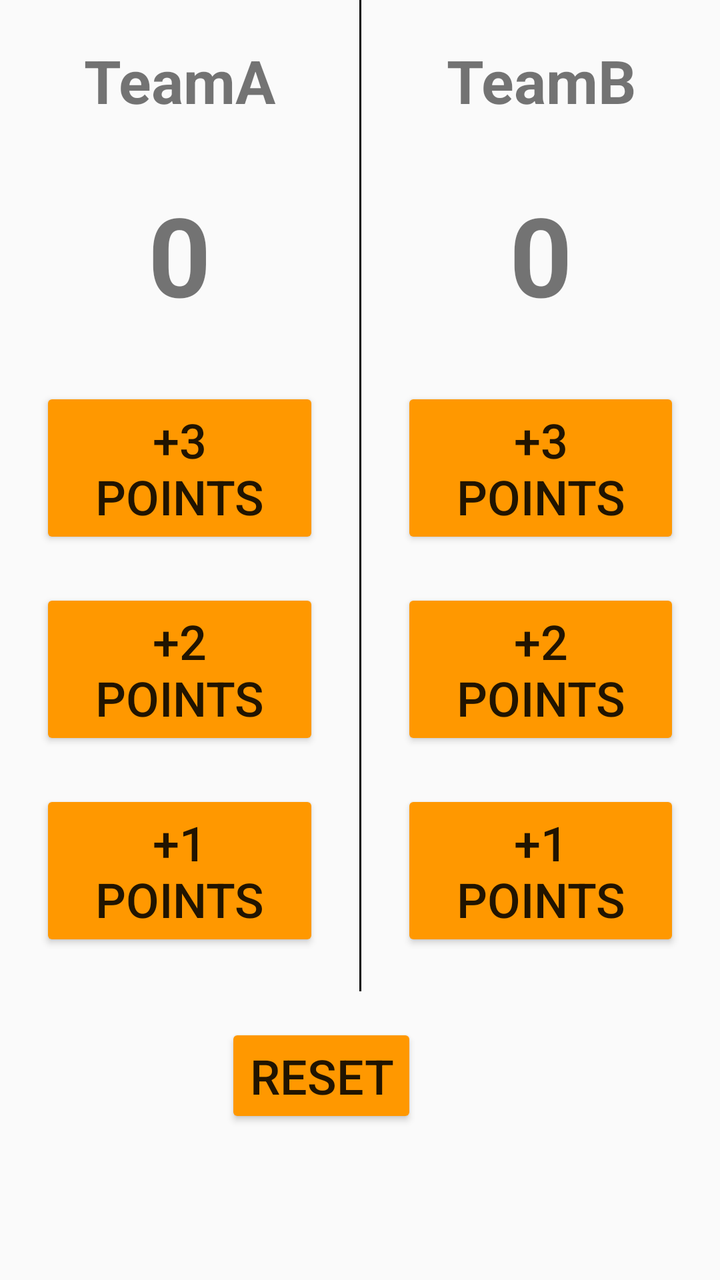
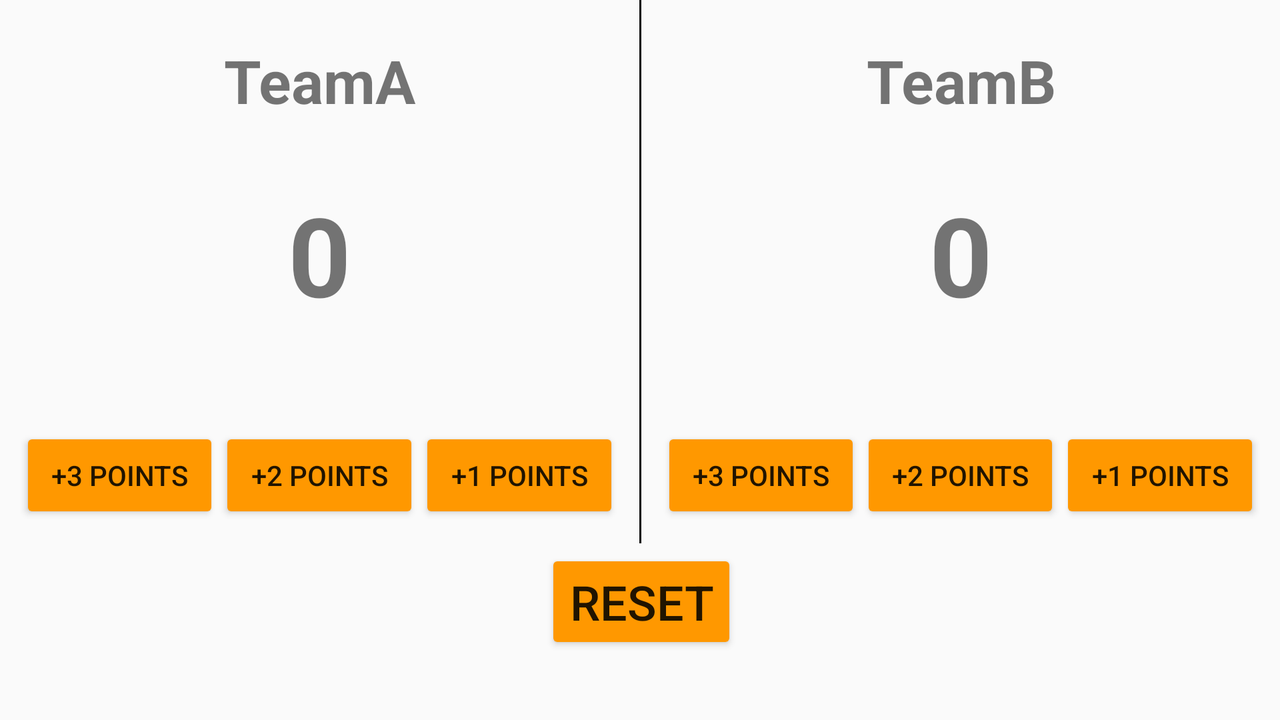

Compare how this app lays out the same screen by default and in its alternative resource folder. The renders come first, then the two layout files and the values they reference.
<!-- AndroidManifest.xml: application theme AppTheme -->
<!-- res/layout/activity_main3.xml -->
<?xml version="1.0" encoding="utf-8"?>
<LinearLayout xmlns:android="http://schemas.android.com/apk/res/android"
    xmlns:app="http://schemas.android.com/apk/res-auto"
    xmlns:tools="http://schemas.android.com/tools"
    android:layout_width="match_parent"
    android:layout_height="match_parent"
    android:orientation="vertical"
    tools:context=".Main3Activity">

    <LinearLayout
        android:layout_width="match_parent"
        android:layout_height="wrap_content"
        android:orientation="horizontal">

        <LinearLayout
            android:layout_width="match_parent"
            android:layout_height="match_parent"
            android:layout_weight="1"
            android:orientation="vertical"
            android:padding="10dp">

            <TextView
                android:id="@+id/textView5"
                android:layout_width="match_parent"
                android:layout_height="wrap_content"
                android:layout_gravity="center"
                android:gravity="center"
                android:padding="10dp"
                android:text="@string/team"
                android:textSize="30sp"
                android:textStyle="bold" />

            <TextView
                android:id="@+id/textView6"
                android:layout_width="match_parent"
                android:layout_height="wrap_content"
                android:layout_margin="10dp"
                android:gravity="center"
                android:padding="10dp"
                android:text="@string/score"
                android:textSize="55sp"
                android:textStyle="bold" />

            <Button
                android:id="@+id/button6"
                android:layout_width="match_parent"
                android:layout_height="wrap_content"
                android:layout_margin="10dp"
                android:onClick="Click3"
                android:text="@string/add1"
                android:textSize="24sp" />

            <Button
                android:id="@+id/button7"
                android:layout_width="match_parent"
                android:layout_height="wrap_content"
                android:layout_margin="10dp"
                android:onClick="Click2"
                android:text="@string/add2"
                android:textSize="24sp" />

            <Button
                android:id="@+id/button8"
                android:layout_width="match_parent"
                android:layout_height="wrap_content"
                android:layout_margin="10dp"
                android:onClick="Click1"
                android:text="@string/add3"
                android:textSize="24sp" />
        </LinearLayout>

        <LinearLayout
            android:layout_width="1dp"
            android:layout_height="match_parent"
            android:layout_weight="0"
            android:background="#050505"
            android:orientation="horizontal"></LinearLayout>

        <LinearLayout
            android:layout_width="match_parent"
            android:layout_height="match_parent"
            android:layout_weight="1"
            android:orientation="vertical"
            android:padding="10dp">

            <TextView
                android:id="@+id/textView3"
                android:layout_width="match_parent"
                android:layout_height="wrap_content"
                android:layout_gravity="center"
                android:gravity="center"
                android:padding="10dp"
                android:text="@string/team2"
                android:textSize="30sp"
                android:textStyle="bold" />

            <TextView
                android:id="@+id/textView4"
                android:layout_width="match_parent"
                android:layout_height="wrap_content"
                android:layout_margin="10dp"
                android:gravity="center"
                android:padding="10dp"
                android:text="@string/score"
                android:textSize="55sp"
                android:textStyle="bold" />

            <Button
                android:id="@+id/button2"
                android:layout_width="match_parent"
                android:layout_height="wrap_content"
                android:layout_margin="10dp"
                android:onClick="Click33"
                android:text="@string/add1"
                android:textSize="24sp" />

            <Button
                android:id="@+id/button3"
                android:layout_width="match_parent"
                android:layout_height="wrap_content"
                android:layout_margin="10dp"
                android:onClick="Click22"
                android:text="@string/add2"
                android:textSize="24sp" />

            <Button
                android:id="@+id/button4"
                android:layout_width="match_parent"
                android:layout_height="wrap_content"
                android:layout_margin="10dp"
                android:onClick="Click11"
                android:text="@string/add3"
                android:textSize="24sp" />
        </LinearLayout>
    </LinearLayout>

    <androidx.constraintlayout.widget.ConstraintLayout
        android:layout_width="match_parent"
        android:layout_height="0dp"
        android:layout_weight="1">

        <Button
            android:id="@+id/button9"
            android:layout_width="wrap_content"
            android:layout_height="wrap_content"
            android:layout_marginStart="165dp"
            android:layout_marginLeft="165dp"
            android:layout_marginEnd="159dp"
            android:layout_marginRight="159dp"
            android:layout_marginBottom="76dp"
            android:onClick="Click4"
            android:text="@string/reset"
            android:textSize="24sp"
            app:layout_constraintBottom_toBottomOf="parent"
            app:layout_constraintEnd_toEndOf="parent"
            app:layout_constraintHorizontal_bias="0.875"
            app:layout_constraintStart_toStartOf="parent" />
    </androidx.constraintlayout.widget.ConstraintLayout>
</LinearLayout>
<!-- resources referenced by this layout -->
<resources>
  <string name="add1">+3 POINTS</string>
  <string name="add2">+2 POINTS</string>
  <string name="add3">+1 POINTS</string>
  <string name="reset">RESET</string>
  <string name="score">0</string>
  <string name="team">TeamA</string>
  <string name="team2">TeamB</string>
  <style name="AppTheme" parent="Theme.AppCompat.Light.DarkActionBar">
          
          <item name="colorPrimary">@color/colorPrimary</item>
          <item name="colorPrimaryDark">@color/colorPrimaryDark</item>
          <item name="colorAccent">@color/colorAccent</item>
          <item name="colorButtonNormal">@color/OrangeDark</item>
      </style>
  <color name="colorPrimary">#008577</color>
  <color name="colorPrimaryDark">#00574B</color>
  <color name="colorAccent">#D81B60</color>
  <color name="OrangeDark">#FF9800</color>
</resources>
<!-- res/layout-land/activity_main3.xml (the repository's variant of the layout above) -->
<!-- drawn on the phone turned sideways -->
<?xml version="1.0" encoding="utf-8"?>
<LinearLayout xmlns:android="http://schemas.android.com/apk/res/android"
    xmlns:app="http://schemas.android.com/apk/res-auto"
    xmlns:tools="http://schemas.android.com/tools"
    android:layout_width="match_parent"
    android:layout_height="match_parent"
    android:orientation="vertical"
    tools:context=".Main3Activity">

    <LinearLayout
        android:layout_width="match_parent"
        android:layout_height="wrap_content"
        android:orientation="horizontal">

        <LinearLayout
            android:layout_width="match_parent"
            android:layout_height="match_parent"
            android:layout_weight="1"
            android:orientation="vertical"
            android:padding="10dp">

            <TextView
                android:id="@+id/textView5"
                android:layout_width="match_parent"
                android:layout_height="wrap_content"
                android:layout_gravity="center"
                android:gravity="center"
                android:padding="10dp"
                android:text="@string/team"
                android:textSize="30sp"
                android:textStyle="bold" />

            <TextView
                android:id="@+id/textView6"
                android:layout_width="match_parent"
                android:layout_height="wrap_content"
                android:layout_margin="10dp"
                android:gravity="center"
                android:padding="10dp"
                android:text="@string/score"
                android:textSize="55sp"
                android:textStyle="bold" />

            <LinearLayout
                android:layout_width="match_parent"
                android:layout_height="match_parent"
                android:orientation="horizontal">

                <Button
                    android:id="@+id/button6"
                    android:layout_width="wrap_content"
                    android:layout_height="wrap_content"
                    android:layout_marginTop="30dp"
                    android:layout_weight="1"
                    android:onClick="Click3"
                    android:text="@string/add1" />

                <Button
                    android:id="@+id/button7"
                    android:layout_width="wrap_content"
                    android:layout_height="wrap_content"
                    android:layout_weight="1"
                    android:layout_marginTop="30dp"
                    android:onClick="Click2"
                    android:text="@string/add2" />

                <Button
                    android:id="@+id/button8"
                    android:layout_width="wrap_content"
                    android:layout_height="wrap_content"
                    android:layout_weight="1"
                    android:layout_marginTop="30dp"
                    android:onClick="Click1"
                    android:text="@string/add3" />
            </LinearLayout>

        </LinearLayout>

        <LinearLayout
            android:layout_width="1dp"
            android:layout_height="match_parent"
            android:layout_weight="0"
            android:background="#050505"
            android:orientation="horizontal"></LinearLayout>

        <LinearLayout
            android:layout_width="match_parent"
            android:layout_height="match_parent"
            android:layout_weight="1"
            android:orientation="vertical"
            android:padding="10dp">

            <TextView
                android:id="@+id/textView3"
                android:layout_width="match_parent"
                android:layout_height="wrap_content"
                android:layout_gravity="center"
                android:gravity="center"
                android:padding="10dp"
                android:text="@string/team2"
                android:textSize="30sp"
                android:textStyle="bold" />

            <TextView
                android:id="@+id/textView4"
                android:layout_width="match_parent"
                android:layout_height="wrap_content"
                android:layout_margin="10dp"
                android:gravity="center"
                android:padding="10dp"
                android:text="@string/score"
                android:textSize="55sp"
                android:textStyle="bold" />

            <LinearLayout
                android:layout_width="match_parent"
                android:layout_height="match_parent"
                android:orientation="horizontal">

                <Button
                    android:id="@+id/button2"
                    android:layout_width="wrap_content"
                    android:layout_height="wrap_content"
                    android:layout_marginTop="30dp"
                    android:layout_weight="1"
                    android:onClick="Click33"
                    android:text="@string/add1" />

                <Button
                    android:id="@+id/button3"
                    android:layout_width="wrap_content"
                    android:layout_height="wrap_content"
                    android:layout_marginTop="30dp"
                    android:layout_weight="1"
                    android:onClick="Click22"
                    android:text="@string/add2" />

                <Button
                    android:id="@+id/button4"
                    android:layout_width="wrap_content"
                    android:layout_height="wrap_content"
                    android:layout_marginTop="30dp"
                    android:layout_weight="1"
                    android:onClick="Click11"
                    android:text="@string/add3" />
            </LinearLayout>

        </LinearLayout>
    </LinearLayout>

    <androidx.constraintlayout.widget.ConstraintLayout
        android:layout_width="match_parent"
        android:layout_height="0dp"
        android:layout_weight="1">

        <Button
            android:id="@+id/button9"
            android:layout_width="wrap_content"
            android:layout_height="wrap_content"
            android:layout_marginStart="165dp"
            android:layout_marginLeft="165dp"
            android:layout_marginEnd="159dp"
            android:layout_marginRight="159dp"
            android:layout_marginBottom="32dp"
            android:onClick="Click4"
            android:text="@string/reset"
            android:textSize="24sp"
            app:layout_constraintBottom_toBottomOf="parent"
            app:layout_constraintEnd_toEndOf="parent"
            app:layout_constraintHorizontal_bias="0.49"
            app:layout_constraintStart_toStartOf="parent"
            app:layout_constraintTop_toTopOf="parent"
            app:layout_constraintVertical_bias="0.785" />
    </androidx.constraintlayout.widget.ConstraintLayout>
</LinearLayout>
